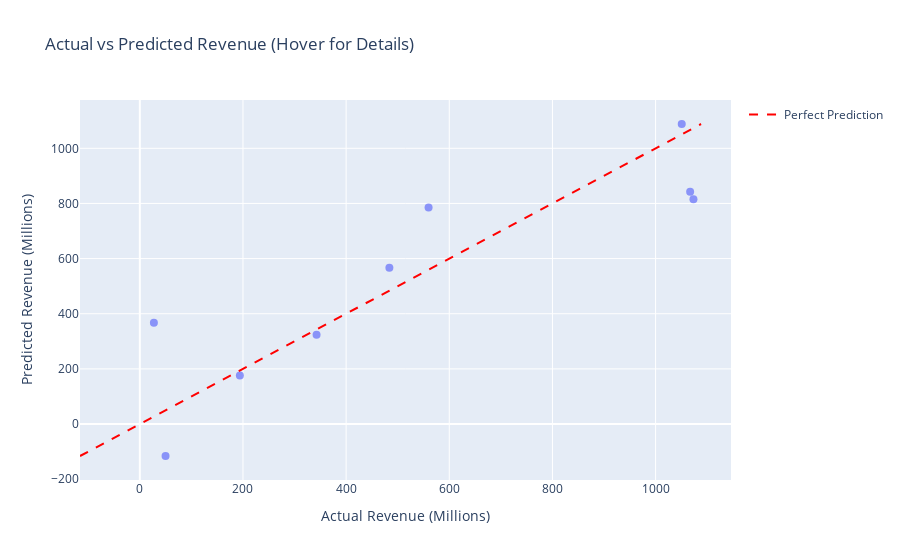

Notebook cell for this chart:
### Code cell
polynomial_regression_genre_and_rated(6, df_clean, "Comedy", "G", True, True, True)

### Figure 1 — Plotly figure (JSON) as saved in the notebook; plotly's stock layout.template omitted (floating-point values rounded to 4 significant figures)
{"data": [{"customdata": [["Title: Toy Story 3<br>Genre: Comedy<br>Rated: G<br>Actual: $1066.97M<br>Predicted: $842.17M"], ["Title: Ramona and Beezus<br>Genre: Comedy<br>Rated: G<br>Actual: $27.29M<br>Predicted: $367.45M"], ["Title: Cars 2<br>Genre: Comedy<br>Rated: G<br>Actual: $559.85M<br>Predicted: $785.23M"], ["Title: Rio<br>Genre: Comedy<br>Rated: G<br>Actual: $483.87M<br>Predicted: $567.0M"], ["Title: Alvin and the Chipmunks: Chipwrecked<br>Genre: Comedy<br>Rated: G<br>Actual: $342.7M<br>Predicted: $323.42M"], ["Title: Gnomeo & Juliet<br>Genre: Comedy<br>Rated: G<br>Actual: $193.97M<br>Predicted: $175.76M"], ["Title: Winnie the Pooh<br>Genre: Comedy<br>Rated: G<br>Actual: $49.87M<br>Predicted: $-115.97M"], ["Title: Toy Story 4<br>Genre: Comedy<br>Rated: G<br>Actual: $1073.39M<br>Predicted: $815.41M"], ["Title: Aladdin<br>Genre: Comedy<br>Rated: G<br>Actual: $1050.69M<br>Predicted: $1088.15M"]], "hovertemplate": "Actual Revenue (Millions)=%{x}<br>Predicted Revenue (Millions)=%{y}<br>hover_info=%{customdata[0]}<extra></extra>", "legendgroup": "", "marker": {"color": "#636efa", "opacity": 0.7, "size": 8, "symbol": "circle"}, "mode": "markers", "name": "", "orientation": "v", "showlegend": false, "type": "scatter", "x": [1067.0, 27.29, 559.9, 483.9, 342.7, 194.0, 49.87, 1073.0, 1051.0], "xaxis": "x", "y": [842.2, 367.4, 785.2, 567.0, 323.4, 175.8, -116.0, 815.4, 1088.0], "yaxis": "y"}, {"line": {"color": "red", "dash": "dash"}, "marker": {"opacity": 0.7, "size": 8}, "mode": "lines", "name": "Perfect Prediction", "type": "scatter", "x": [-116.0, 1088.0], "y": [-116.0, 1088.0]}], "layout": {"legend": {"tracegroupgap": 0}, "title": {"text": "Actual vs Predicted Revenue (Hover for Details)"}, "xaxis": {"anchor": "y", "domain": [0, 1], "title": {"text": "Actual Revenue (Millions)"}}, "yaxis": {"anchor": "x", "domain": [0, 1], "title": {"text": "Predicted Revenue (Millions)"}}}}
